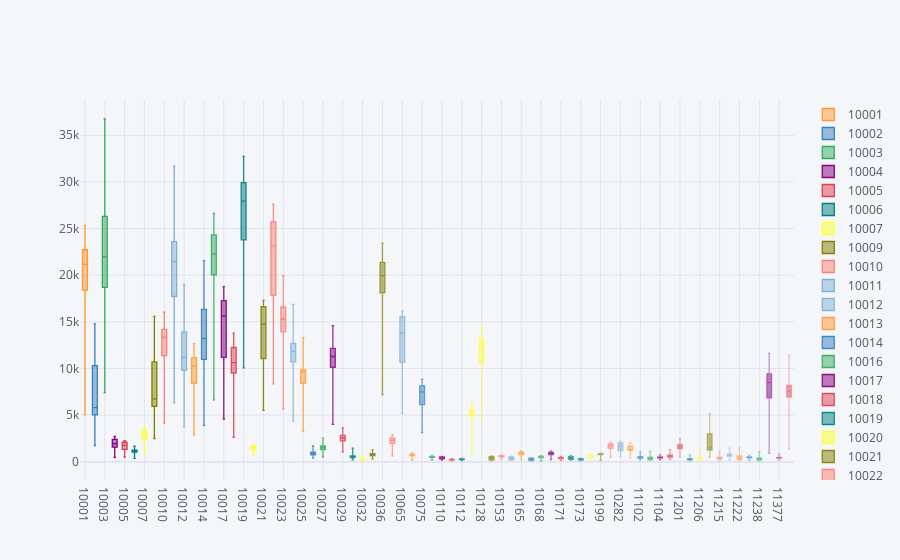

Notebook code cell kept with this figure:
### Code cell
# Plotly
filter_zip_daily_df.pivot_table('cnt', index='date', columns='zip_code').iplot(kind='box', x='zip_code')
